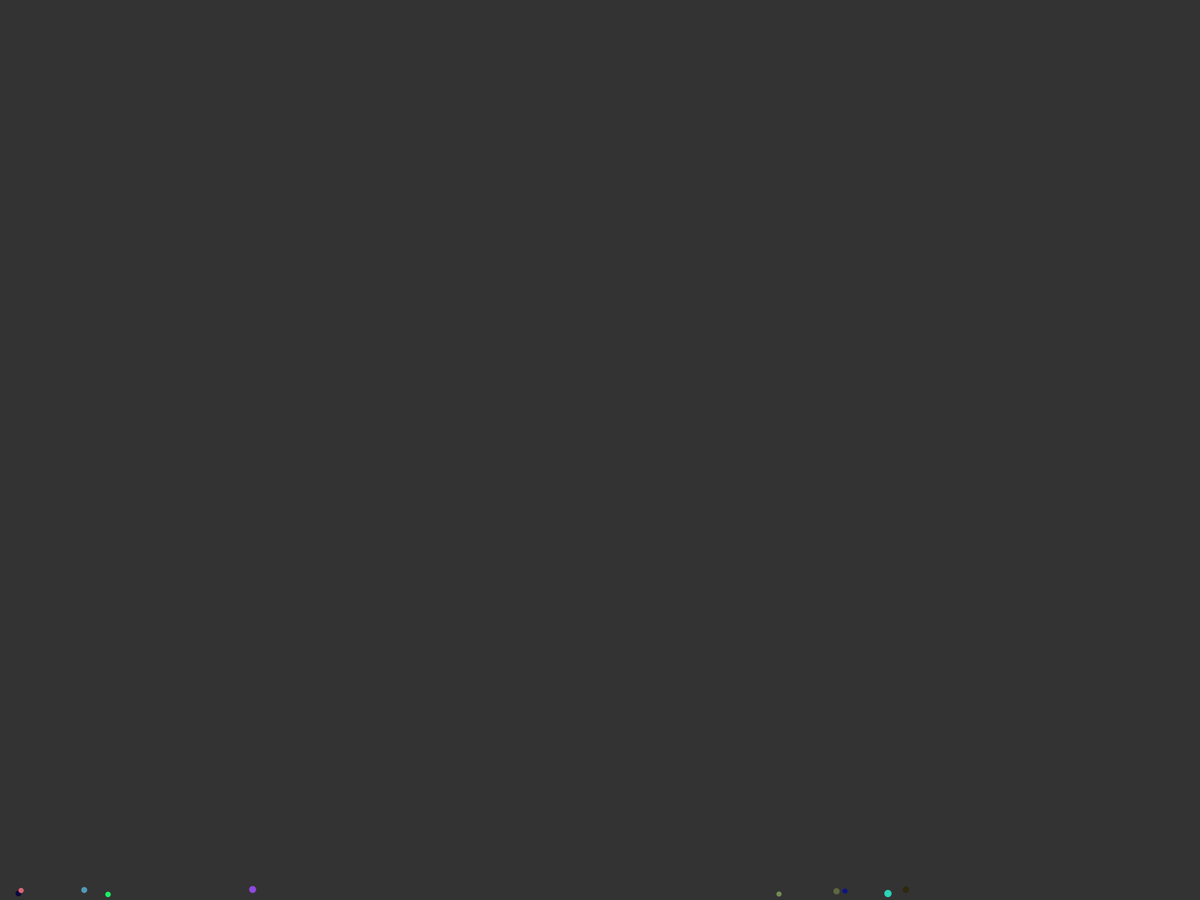
Frame 1 (no input)
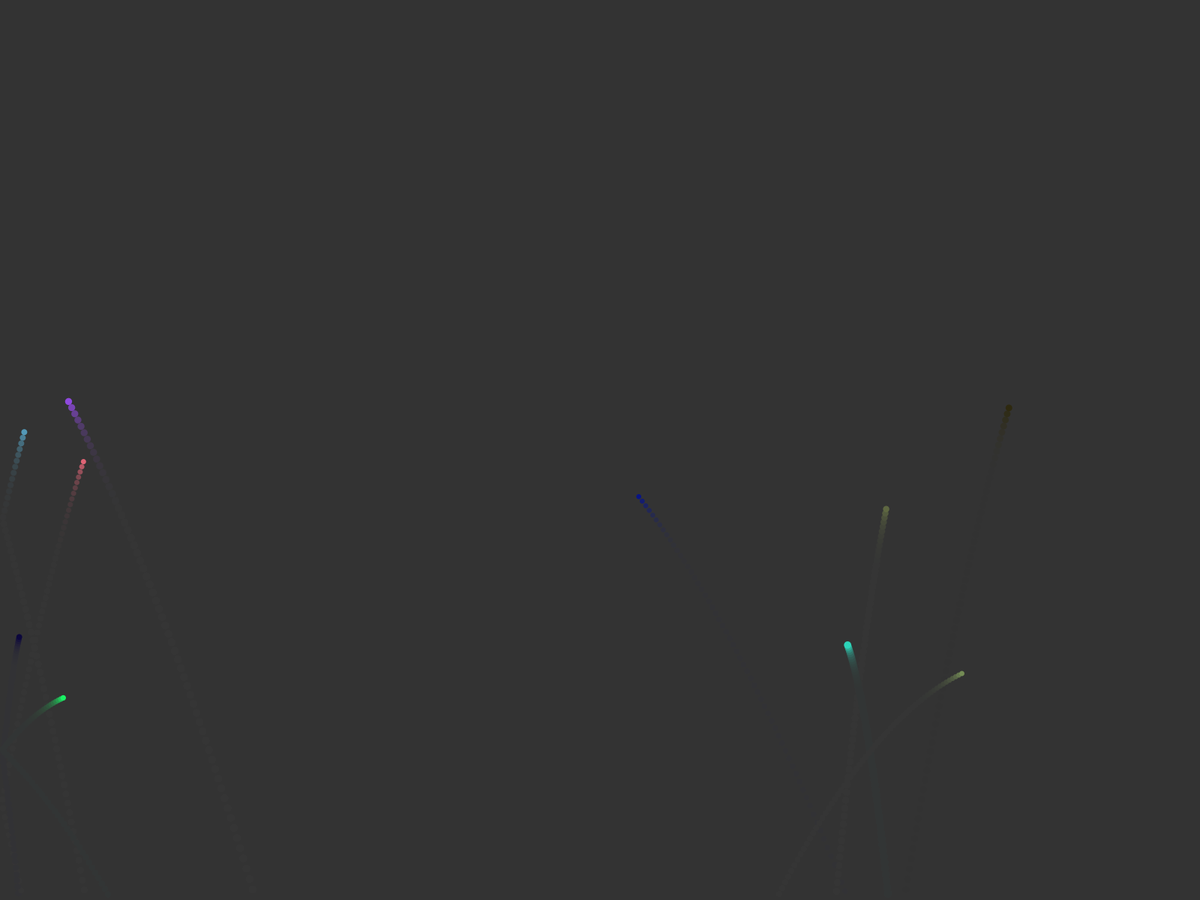
Frame 60 (the mouse pressed at the canvas centre just before this capture)
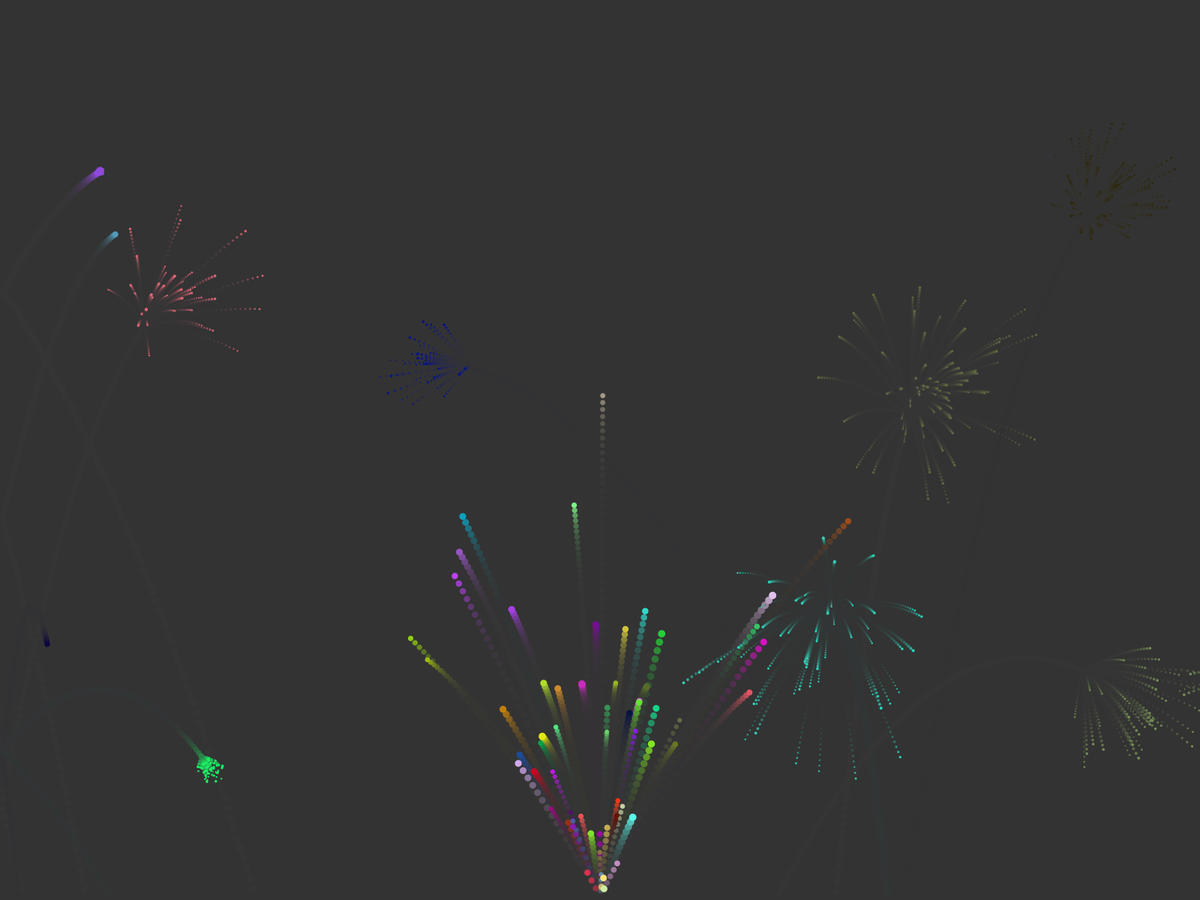
Frame 120 (the mouse held since frame 60 and released just before this capture)

The Processing sketch that drew these frames (run headless with seeded random() and noise(); from frame 60 on, the mouse is pressed at the canvas centre):

// Processing sketch: firework
// ── firework.pde
ArrayList<Particle> rockets;
ArrayList<Particle> debris;

final float MINVELR = 7;
final float MAXVELR = 15;

final float MINRADR = 3;
final float MAXRADR = 5;

final float MINBOUNCER = .7;
final float MAXBOUNCER = .85;

final float MINANGR = 4 * PI / 3;
final float MAXANGR = 5 * PI / 3;

final int MINLIFER = 80;
final int MAXLIFER = 140;

final float MINVELD = 0;
final float MAXVELD = 5;

final float MINRADD = 1;
final float MAXRADD = 2;

final float MINBOUNCED = .7;
final float MAXBOUNCED = .85;

final int MINLIFED = 40;
final int MAXLIFED = 80;

final int MINPARTICLES = 20;
final int MAXPARTICLES = 100;

final float GRAVANGRAVSTEP = .01;
final float GRAVSTEP = .01;

PVector grav;

boolean update = true;
boolean lines = false;

int startRockets = 10;

void setup()
{
  fullScreen();
  rockets = new ArrayList<Particle>();
  debris = new ArrayList<Particle>();
  
  grav = new PVector(0, 0.1);
  
  addRocket(startRockets);
  
  background(51);
}

void draw()
{
  //background(50, 5);
  color c = color(50, 50, 50, 64);
  fill(c);
  noStroke();
  rect(0, 0, width, height);
  int addRockets = 0;
  
  for(int i = 0; i < rockets.size(); i++)
  {
    rockets.get(i).update();
    if(rockets.get(i).count <= 0)
    {
      addDebris(int(random(MINPARTICLES, MAXPARTICLES)), rockets.get(i));
      rockets.remove(rockets.get(i));
      i--;
      addRockets++;
    }
  }
   
  for(int i = 0; i < debris.size(); i++)
  {
    debris.get(i).update();
    if(debris.get(i).count <= 0)
    {
      debris.remove(debris.get(i));
      i--;
    }
  }
  
  addRocket(constrain(addRockets, 0, startRockets - rockets.size()));
  
  if(mousePressed)
  {
    addRocket(1, new PVector(mouseX, height-MAXRADR));
  }
}

void keyPressed()
{
  if(keyCode == ' ') update = !update;
  if(keyCode == TAB) lines = !lines;
  if(key == '0') grav.rotate(PI);
  if(key == CODED)
  {
    if(keyCode == LEFT) grav.rotate(GRAVANGRAVSTEP);
    else if(keyCode == RIGHT) grav.rotate(-GRAVANGRAVSTEP);
    if(keyCode == UP) grav.setMag(grav.mag() + GRAVSTEP);
    else if(keyCode == DOWN) grav.setMag(grav.mag() - GRAVSTEP);
  }
}
void addRocket(int num,  PVector pos)
{
  for(int i = 0; i < num; i++)
  {
    PVector vel;
    
    float velMag = random(MINVELR, MAXVELR);
    float vAng = random(MINANGR, MAXANGR);
    vel = new PVector(velMag * cos(vAng), velMag * sin(vAng));
    
    float rad = random(MINRADR, MAXRADR);
    float bounce = random(MINBOUNCER, MAXBOUNCER);
    int count = (int) random(MINLIFER, MAXLIFER);

    int r = (int) random(255);
    int g = (int) random(255);
    int b = (int) random(255);

    color col = color(r, g, b);
    
    Particle p = new Particle(pos, vel, rad, bounce, count, col);
    
    rockets.add(p);
  }
}

void addRocket(int num)
{
  for(int i = 0; i < num; i++)
  {
    addRocket(1, new PVector(random(width), height));
  }
}

void addDebris(int num, Particle parent)
{
    for(int i = 0; i < num; i++)
    {
      PVector pos = new PVector(parent.pos.x, parent.pos.y);
      PVector vel = PVector.random2D().setMag(random(MINVELD, MAXVELD)).add(parent.vel);
      float rad = random(MINRADD, MAXRADD);
      float bounce = random(MINBOUNCED, MAXBOUNCED);
      int count = (int) random(MINLIFED, MAXLIFED);
      color col = parent.col;
      
      Particle p = new Particle(pos, vel, rad, bounce, count, col);
      
      debris.add(p);
    }
}
// ── Particle.pde
class Particle
{
  PVector pos;
  PVector vel;
  PVector acc;
  
  float rad;
  float bounce;
  int count;
  
  color col;
  
  Particle(PVector pos, PVector vel, float rad, float bounce, int count, color col)
  {
    this.pos = pos;
    this.vel = vel;
    this.acc = new PVector(0, 0);
    this.rad = rad;
    this.bounce = bounce;
    this.count = count;
    this.col = col;
  }
  
  void update()
  {
    this.vel.add(this.acc);
    this.vel.add(grav);
    this.pos.add(this.vel);
    
    if(this.pos.x <= this.rad || this.pos.x >= width - this.rad)
     {
       this.vel.x *= -this.bounce;
     }
     if(this.pos.y <= this.rad || this.pos.y >= height - this.rad)
     {
       this.vel.y *= -this.bounce;
     }
     
     this.pos.x = constrain(this.pos.x, this.rad, width - this.rad);
     this.pos.y = constrain(this.pos.y, this.rad, height - this.rad);
    
    this.count--;
    this.show();
  }
  
  void show()
  {
    pushMatrix();
     noStroke();
     fill(this.col);
     translate(this.pos.x, this.pos.y);
     ellipse(0, 0, this.rad * 2, this.rad * 2);
     stroke(255);
     strokeWeight(1);
     fill(200);  
     if(lines)
     {
       rotate(this.vel.heading());
       line(0,0, map(this.vel.mag(), 0, 25, 5, 70), 0);
     }
     popMatrix();  
  }
}
